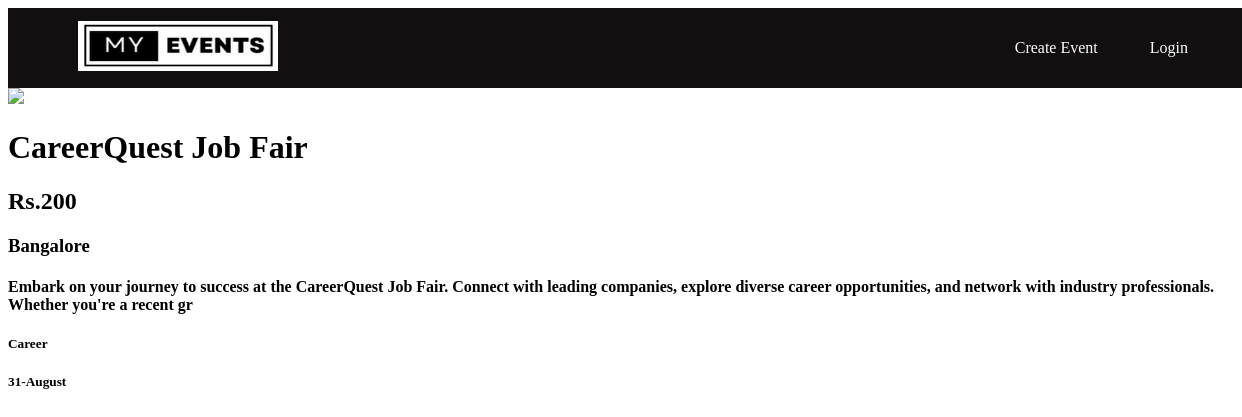
/events/4/, run on the app's committed database.
### events/models.py (models this page shows, shortened)
class Item(models.Model):
    item_name = models.CharField(max_length=200)
    item_price = models.IntegerField()
    item_location = models.CharField(max_length=200)
    item_description = models.CharField(max_length=200)
    item_date = models.DateField(null=True, blank=True)
    item_category = models.CharField(max_length=200)
    item_image = models.CharField(max_length=500,default="https://t3.ftcdn.net/jpg/02/48/42/64/360_F_248426448_NVKLywWqArG2ADUxDq6QprtIzsF82dMF.jpg")
    def formatted_date(self):
        if self.item_date:
            return self.item_date.strftime('%d-%B')
        return ''

### events/views.py (the view)
# urls.py: path('<int:item_id>/',views.detail,name='detail'),
def detail(request,item_id):
    item = Item.objects.get(pk=item_id)
    context ={
        'item':item,
    }
    return render(request,'events/detail.html',context)

### events/templates/events/detail.html
{% extends 'events/base.html' %}
{% block body %}
<div class="container">
    <div class="row">
        <div class="col-md-6">
            <img height="300px" src="{{ item.item_image }}" class="card/">
        </div>
        <div class="col-md-6">
            <h1>{{ item.item_name }}</h1>
            <h2>Rs.{{ item.item_price }}</h2>
            <h3>{{ item.item_location }}</h3>
            <h4>{{ item.item_description }}</h4>
            <h5>{{ item.item_category }}</h5>
            <h5>{{ item.formatted_date }}</h5>
        </div>
    </div>
</div>
{% endblock %}

### data on the page
Item: item_name "CareerQuest Job Fair", item_price "200", item_location "Bangalore", item_description "Embark on your journey to success at the CareerQuest Job Fair. Connect with leading companies, explore diverse career opportunities, and network with industry professionals. Whether you're a recent gr", item_category "Career", formatted_date "31-August"
